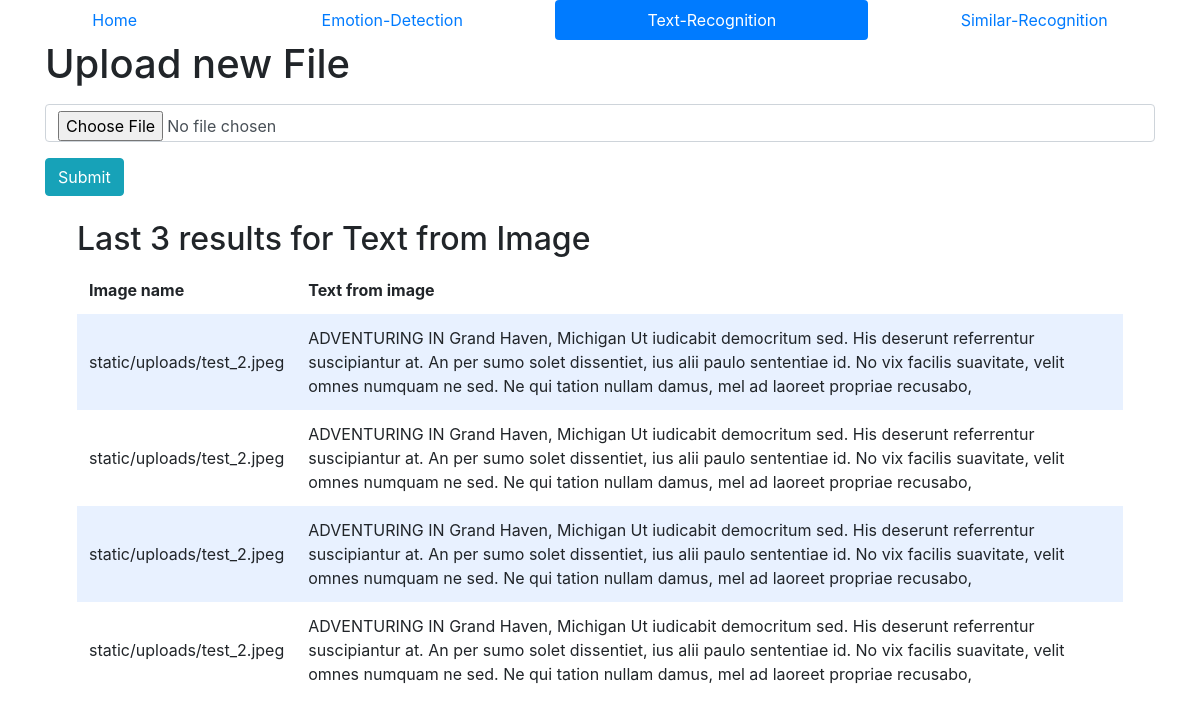
Before: /text-recognition with the older database file.
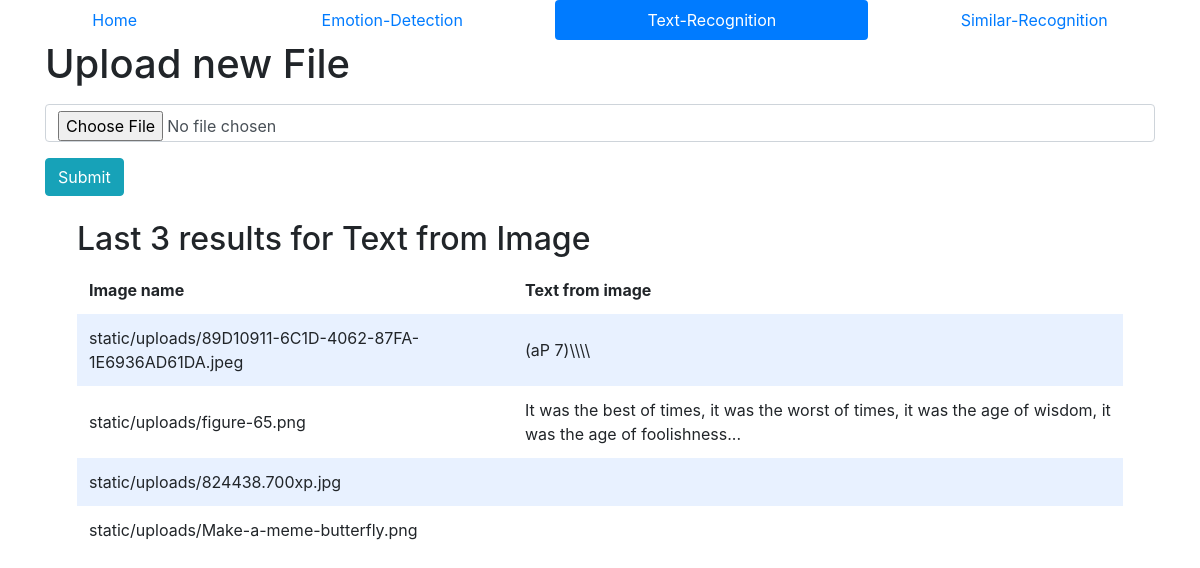
After: the same page with the newer database file.
### tables this page shows
CREATE TABLE image(id INTEGER PRIMARY KEY AUTOINCREMENT, image TEXT NOT NULL, text TECT NOT NULL);

### app.py (the view)
@app.route("/text-recognition", methods=["GET", "POST"])
def text_from_image():
    if request.method == "POST":
        file = request.files["file"]
        if file and allowed_file(file.filename):
            filename = secure_filename(file.filename)
            file.save(os.path.join(app.config["UPLOAD_FOLDER"], filename))
            flash("Image uploaded")
            img_path = os.path.join(app.config["UPLOAD_FOLDER"], filename)
            extracted_text = ocr_text(img_path)
            db.execute("INSERT INTO image (image, text) VALUES(?, ?)", img_path, extracted_text)
            results = db.execute("SELECT * FROM image ORDER BY id DESC LIMIT 4")
            return render_template("text-recognition.html",
                                   img_path=img_path,
                                   extracted_text=extracted_text,
                                   results=results)
        else:
            flash("Incorrect type, choose file with extension - png, jpg, jpeg")
            return redirect(request.url)
    else:
        results = db.execute("SELECT * FROM image ORDER BY id DESC LIMIT 4")
        return render_template("text-recognition.html", results=results)

### app.py (called while the page is built)
@app.after_request
def after_request(response):
    response.headers["Cache-Control"] = "no-cache, no-store, must-revalidate"
    response.headers["Expires"] = 0
    response.headers["Pragma"] = "no-cache"
    return response

### templates/text-recognition.html (shortened to what this page needs)
<!DOCTYPE html>
<html lang="en">
    <head>
        <link rel="stylesheet" href="https://cdn.jsdelivr.net/npm/bootstrap@4.5.3/dist/css/bootstrap.min.css">
        <link href="/static/styles.css" rel="stylesheet">
    </head>
    <body>
        <nav class="nav nav-pills nav-fill">
            <li class="nav-item">
                <a class="nav-link" href="/">Home</a>
            </li>
            <li class="nav-item">
                <a class="nav-link" href="/emotion-detection">Emotion-Detection</a>
            </li>
            <li class="nav-item">
                <a class="nav-link active" href="/text-recognition">Text-Recognition</a>
            </li>
            <li class="nav-item">
                <a class="nav-link" href="/similar-recognition">Similar-Recognition</a>
            </li>
        </nav>
        <div class="container">
            <h1>Upload new File</h1>
            <form action="/text-recognition" method="post", enctype="multipart/form-data">
                <d1>
                    <p>
                        <input type="file" name="file" class="form-control" autocomplete="off" required>
                    </p>
                </d1>
                <p>
                    <input type="submit" value="Submit" class="btn btn-info">
                </p>
            </form>
            <div class="section">
                <h2>Last 3 results for Text from Image</h2>
                <table>
                    <thead>
                        <tr>
                            <th>Image name</th>
                            <th>Text from image</th>
                        </tr>
                    </thead>
                    <tbody>
                        {% for result in results %}
                            <tr>
                                <td>{{ result.image }}</td>
                                <td>{{ result.text }}</td>
                            </tr>
                        {% endfor %}
                    </tbody>
                </table>
            </div>
        </div>
    </body>
</html>

Changed rows visible on the page:
no longer on this page (row unchanged): image: image "static/uploads/test_2.jpeg", text "ADVENTURING IN Grand Haven, Michigan Ut iudicabit democritum sed. His deserunt referrentur suscipiantur at. An per sumo solet dissentiet, ius alii paulo sententiae id. No vix facilis suavitate, velit omnes numquam ne sed. Ne qui tation nullam damus, mel ad laoreet propriae recusabo,"
no longer on this page (row unchanged): image: image "static/uploads/test_2.jpeg", text "ADVENTURING IN Grand Haven, Michigan Ut iudicabit democritum sed. His deserunt referrentur suscipiantur at. An per sumo solet dissentiet, ius alii paulo sententiae id. No vix facilis suavitate, velit omnes numquam ne sed. Ne qui tation nullam damus, mel ad laoreet propriae recusabo,"
no longer on this page (row unchanged): image: image "static/uploads/test_2.jpeg", text "ADVENTURING IN Grand Haven, Michigan Ut iudicabit democritum sed. His deserunt referrentur suscipiantur at. An per sumo solet dissentiet, ius alii paulo sententiae id. No vix facilis suavitate, velit omnes numquam ne sed. Ne qui tation nullam damus, mel ad laoreet propriae recusabo,"
no longer on this page (row unchanged): image: image "static/uploads/test_2.jpeg", text "ADVENTURING IN Grand Haven, Michigan Ut iudicabit democritum sed. His deserunt referrentur suscipiantur at. An per sumo solet dissentiet, ius alii paulo sententiae id. No vix facilis suavitate, velit omnes numquam ne sed. Ne qui tation nullam damus, mel ad laoreet propriae recusabo,"
added image: image "static/uploads/89D10911-6C1D-4062-87FA-1E6936AD61DA.jpeg", text "(aP 7)\\\\\\\\"
added image: image "static/uploads/figure-65.png", text "It was the best of times, it was the worst of times, it was the age of wisdom, it was the age of foolishness..."
added image: image "static/uploads/824438.700xp.jpg"
added image: image "static/uploads/Make-a-meme-butterfly.png"
